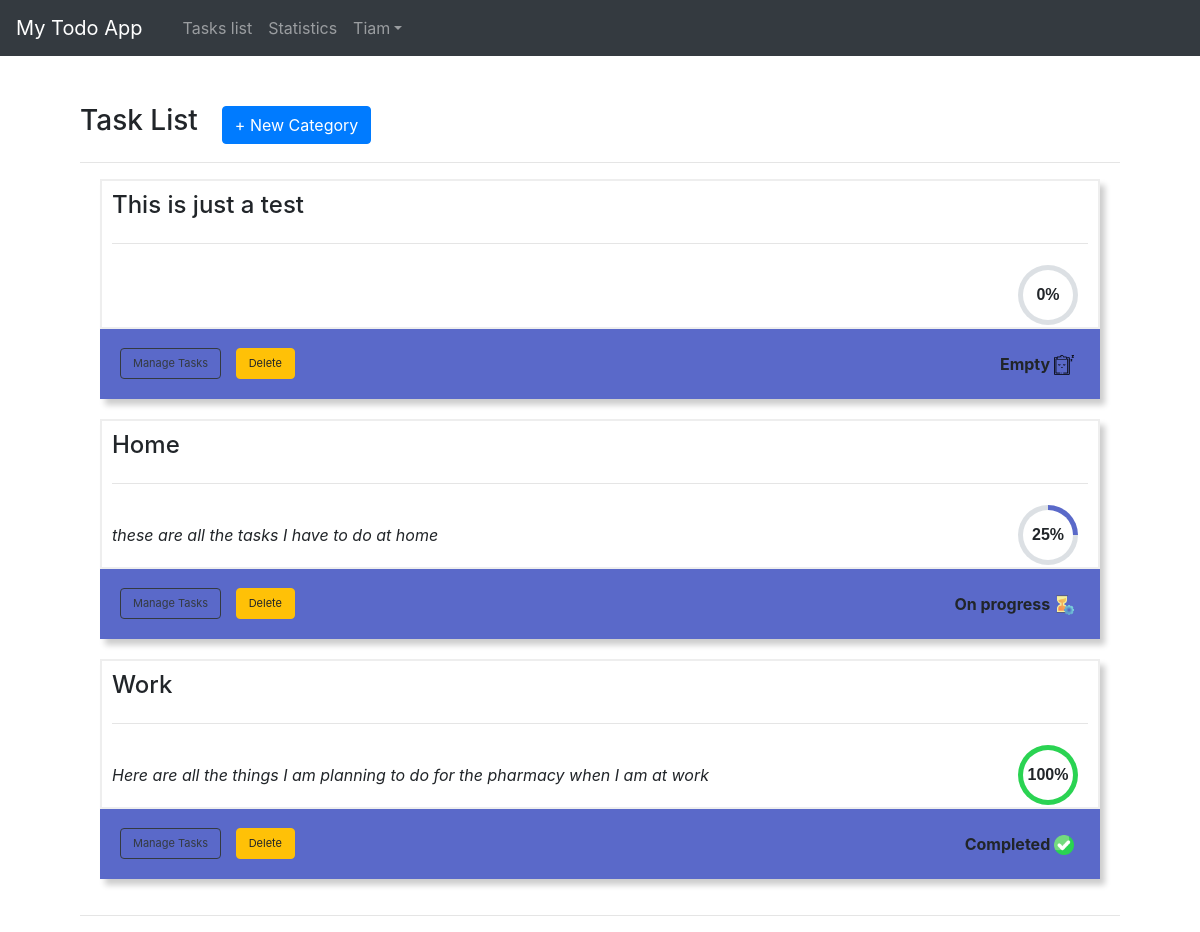
Page /task_categories/all/ (signed in) on the committed database.
### users/models.py (models this page shows)
class CustomUser(AbstractUser):
    def get_absolute_url(self):
        return reverse('login')

### categories/models.py (models this page shows, shortened)
class Category(models.Model):
    STATUS_CHOICES = (
        ('2', 'On progress'),
        ('3', 'Completed'),
        ('1', 'Empty'),
    )
    author = models.ForeignKey(get_user_model(), on_delete=models.CASCADE, related_name='category_list')
    user_title = models.CharField(max_length=200, unique=True)
    title = models.CharField(max_length=200)
    description = models.TextField(blank=True, null=True)
    status = models.CharField(max_length=4, choices=STATUS_CHOICES, default=STATUS_CHOICES[2][0])
    progress = models.IntegerField(default=0)
    created_on = models.DateField(default=timezone.now)
    slug = models.SlugField()
    def is_new(self):
        return datetime_safe.date.today() == self.created_on
    def set_status(self):
        if len(self.task_list.all()) == 0:
            self.status = '1' # empty
        elif self.progress == 100:
            self.status = '3' # completed
        else:
            self.status = '2' # on progress
        self.save()
    def get_status(self):
        self.set_progress()
        self.set_status()
        return self.get_status_display()
    def set_progress(self):
        completed_tasks = self.task_list.filter(completed=True)
        total_tasks = self.task_list.all()
        if len(total_tasks) == 0:
            self.status =  '1'
            self. progress = 0
        else:
            done_percentage = (len(completed_tasks) / len(total_tasks)) * 100
            self.progress = math.ceil(done_percentage)
        self.save()
    def get_progress(self):
        self.set_status()
        self.set_progress()
        if not self.status == '1':
            return str(self.progress)
        else:
            return "0"

### tasks/models.py (models this page shows, shortened)
class Task(models.Model):
    author = models.ForeignKey(get_user_model(), on_delete=models.CASCADE)
    category = models.ForeignKey('categories.Category', on_delete=models.CASCADE, related_name='task_list')
    title = models.CharField(max_length=200)
    description = models.TextField(blank=True, null=True)
    created_on = models.DateTimeField(auto_now_add=True)
    dead_line = models.DateTimeField(blank=False, null=False, default=timezone.now)
    completed = models.BooleanField(default=False,)
    class Meta:
        ordering = ('dead_line',)

### categories/views.py (the view)
# urls.py: path('all/', CategoryListView.as_view(), name='cat_list'),
class CategoryListView(LoginRequiredMixin, ListView,):
    model = Category
    template_name = 'categories/category_list.html'
    login_url = 'login'
    def get_context_data(self):
        cat_list = Category.objects.filter(author=self.request.user).order_by('progress')
        context = {
            "cat_list":cat_list
        }
        return context

### categories/templates/categories/category_list.html (shortened to what this page needs)
{% extends 'pages/base.html' %}
{% load static %}
{% block content %}
    <span class="d-inline-flex align-items-center mt-5">
        <h3>Task List</h3> <a href="{% url 'create_cat' %}" class="btn btn-primary ml-4">+ New Category</a>
    </span>
    <hr>
    <div class="d-flex justify-content-start align-items-center flex-wrap w-100 ml-auto mr-auto">
        {% for cat in cat_list %}
            <div class="category-card">
                <div class="c-body">
                    <div class="c-title">
                        <h4>{{ cat.title }}</h4>
                    </div>
                    <hr>
                    <div class="desc">
                        <div class="description mr-4">{{ cat.description }}</div>
                        <div class="progress-container">
                            <div class="circular-progress">
                                <div class="progress-value">
                                </div>
                            </div>
                        </div>
                    </div>
                </div>
                <div class="c-footer">
                    <div class="options">
                        <a href="{% url 'cat_detail' cat.slug %}" class="btn btn-outline-dark b-link">Manage Tasks</a>
                        <a href="{% url 'cat_delete' cat.slug %}" class="btn btn-warning b-link">Delete</a>
                    </div>
                    <span class="mr-3 font-weight-bold">
                        {{ cat.get_status }}
                        {% if cat.get_status == 'Completed' %}
                            <img src="{% static 'img/check.png' %}" alt="">
                        {% elif cat.get_status == 'Empty' %}
                            <img src="{% static 'img/no-task.png' %}" alt="">
                        {% elif cat.get_status == 'On progress' %}
                            <img src="{% static 'img/work-in-progress.png' %}" alt="">
                        {% endif %}
                    </span>
                </div>
            </div>
        {% endfor %}
      </div>
    <hr>
{% endblock content %}

### pages/templates/pages/base.html (shortened to what this page needs)
{% load static %}
<!DOCTYPE html>
<html lang="en">
<head>
    <link rel="stylesheet" href="{% static 'css/bootstrap.css' %}">
</head>
<body>
    {% block navigation %}
        <nav class="navbar navbar-expand-md navbar-dark bg-dark ">
            <a href="{% url 'home' %}" class="navbar-brand">My Todo App</a>
            <div class="collapse navbar-collapse" id="itemCollapse">
                {% if user.is_authenticated %}
                    <ul class="navbar-nav ml-3">
                        <li class="nav-item" id="Tlist"><a href="{% url 'cat_list' %}" class="nav-link">Tasks list</a></li>
                        <li class="nav-item "><a href="{% url 'stats_detail' %}" class="nav-link">Statistics</a></li>
                    </ul>
                    <ul class="navbar-nav">
                        <li class="nav-item mr-5 dropdown float-right" id="userMenu">
                            <a href="#" class="nav-link dropdown-toggle" data-toggle="dropdown" aria-haspopup="true">{{ user.username }}</a>
                        </li>
                    </ul>
                {% else %}
                    <form class="form-inline ml-auto">
                        <a href="{% url 'login' %}" class="btn btn-primary">Login</a>
                        <a href="{% url 'signup' %}" class="btn btn-outline-success ml-3">SignUp</a>
                    </form>
                {% endif %}
            </div>
        </nav>
    {% endblock navigation%}
    <div class="container">
        {% block content %}
        {% endblock content %}
    </div>
</body>
</html>

### categories/templates/categories/category_list.html (style rules this page uses)
.category-card { padding: 0; width: 1000px; margin-bottom: 20px; box-shadow: 5px 6px 6px rgba(0, 0, 0, 0.2); margin: auto; margin-bottom: 20px; }
.c-title { display: flex; justify-content: space-between; align-items: center; width: 100%; }
.c-body { padding: 10px; border: 2px solid rgb(238, 238, 238); height: 150px; }
.c-body .description { font-style: italic; }
.c-footer { display: flex; justify-content: space-between; align-items: center; padding: 10px; background-color: rgb(90, 105, 201); height: 70px; }
.desc { display: flex; justify-content: space-between; align-items: center; }
.progress-container { height: 70px; width: 70px; display: flex; align-items: center; justify-content: space-between; }
.circular-progress { position: relative; border-radius: 50%; height: 60px; width: 60px; display: flex; justify-content: center; align-items: center; transition: 0.3s ease; }
.circular-progress::before { content: ""; position: absolute; border-radius: 50%; height: 50px; width: 50px; background-color: white; display: flex; align-items: center; justify-content: center; }
.b-link { font-size: 11px; margin-left: 10px; }
.c-footer >span>img { height: 20px; width: 20px; }
.progress-value { position: relative; font-size: 16px; font-weight: bold; font-family: "Poppins", sans-serif; }

### pages/templates/pages/base.html (style rules this page uses)
.nav-link { display: block; padding: 0.5rem 1rem; }
.nav-item { list-style: none; }

### rows in the picture
CustomUser: username "Tiam"
Category: title "This is just a test", get_status "Empty"
Category: title "Home", description "these are all the tasks I have to do at home", get_status "On progress"
Category: title "Work", description "Here are all the things I am planning to do for the pharmacy when I am at work", get_status "Completed"
